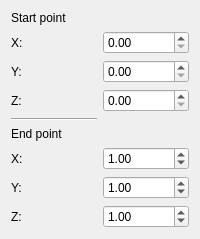
        <widget class="QWidget" name="page11_edge">
         <layout class="QGridLayout" name="gridLayout_6">
          <item row="0" column="0">
           <layout class="QGridLayout" name="gridLayout_5">
            <item row="1" column="0">
             <widget class="QLabel" name="X1">
              <property name="text">
               <string>X:</string>
              </property>
              <property name="alignment">
               <set>Qt::AlignLeading|Qt::AlignLeft|Qt::AlignVCenter</set>
              </property>
             </widget>
            </item>
            <item row="2" column="0">
             <widget class="QLabel" name="Y1">
              <property name="text">
               <string>Y:</string>
              </property>
              <property name="alignment">
               <set>Qt::AlignLeading|Qt::AlignLeft|Qt::AlignVCenter</set>
              </property>
             </widget>
            </item>
            <item row="3" column="0">
             <widget class="QLabel" name="Z1">
              <property name="text">
               <string>Z:</string>
              </property>
              <property name="alignment">
               <set>Qt::AlignLeading|Qt::AlignLeft|Qt::AlignVCenter</set>
              </property>
             </widget>
            </item>
            <item row="4" column="0">
             <widget class="Line" name="line_6">
              <property name="orientation">
               <enum>Qt::Horizontal</enum>
              </property>
             </widget>
            </item>
            <item row="5" column="0">
             <widget class="QLabel" name="Finish_Vertex">
              <property name="text">
               <string>End point</string>
              </property>
              <property name="alignment">
               <set>Qt::AlignLeading|Qt::AlignLeft|Qt::AlignVCenter</set>
              </property>
             </widget>
            </item>
            <item row="0" column="0">
             <widget class="QLabel" name="Start_Vertex">
              <property name="text">
               <string>Start point</string>
              </property>
             </widget>
            </item>
            <item row="6" column="0">
             <widget class="QLabel" name="X2">
              <property name="text">
               <string>X:</string>
              </property>
              <property name="alignment">
               <set>Qt::AlignLeading|Qt::AlignLeft|Qt::AlignVCenter</set>
              </property>
             </widget>
            </item>
            <item row="7" column="0">
             <widget class="QLabel" name="Y2">
              <property name="text">
               <string>Y:</string>
              </property>
              <property name="alignment">
               <set>Qt::AlignLeading|Qt::AlignLeft|Qt::AlignVCenter</set>
              </property>
             </widget>
            </item>
            <item row="8" column="0">
             <widget class="QLabel" name="Z2">
              <property name="text">
               <string>Z:</string>
              </property>
              <property name="alignment">
               <set>Qt::AlignLeading|Qt::AlignLeft|Qt::AlignVCenter</set>
              </property>
             </widget>
            </item>
            <item row="1" column="1">
             <widget class="QDoubleSpinBox" name="edgeX1">
              <property name="value">
               <double>0.000000000000000</double>
              </property>
             </widget>
            </item>
            <item row="2" column="1">
             <widget class="QDoubleSpinBox" name="edgeY1">
              <property name="value">
               <double>0.000000000000000</double>
              </property>
             </widget>
            </item>
            <item row="3" column="1">
             <widget class="QDoubleSpinBox" name="edgeZ1">
              <property name="suffix">
               <string/>
              </property>
              <property name="value">
               <double>0.000000000000000</double>
              </property>
             </widget>
            </item>
            <item row="6" column="1">
             <widget class="QDoubleSpinBox" name="edgeX2">
              <property name="value">
               <double>1.000000000000000</double>
              </property>
             </widget>
            </item>
            <item row="7" column="1">
             <widget class="QDoubleSpinBox" name="edgeY2">
              <property name="value">
               <double>1.000000000000000</double>
              </property>
             </widget>
            </item>
            <item row="8" column="1">
             <widget class="QDoubleSpinBox" name="edgeZ2">
              <property name="value">
               <double>1.000000000000000</double>
              </property>
             </widget>
            </item>
           </layout>
          </item>
          <item row="1" column="0">
           <spacer name="verticalSpacer_4">
            <property name="orientation">
             <enum>Qt::Vertical</enum>
            </property>
            <property name="sizeHint" stdset="0">
             <size>
              <width>20</width>
              <height>0</height>
             </size>
            </property>
           </spacer>
          </item>
         </layout>
        </widget>
